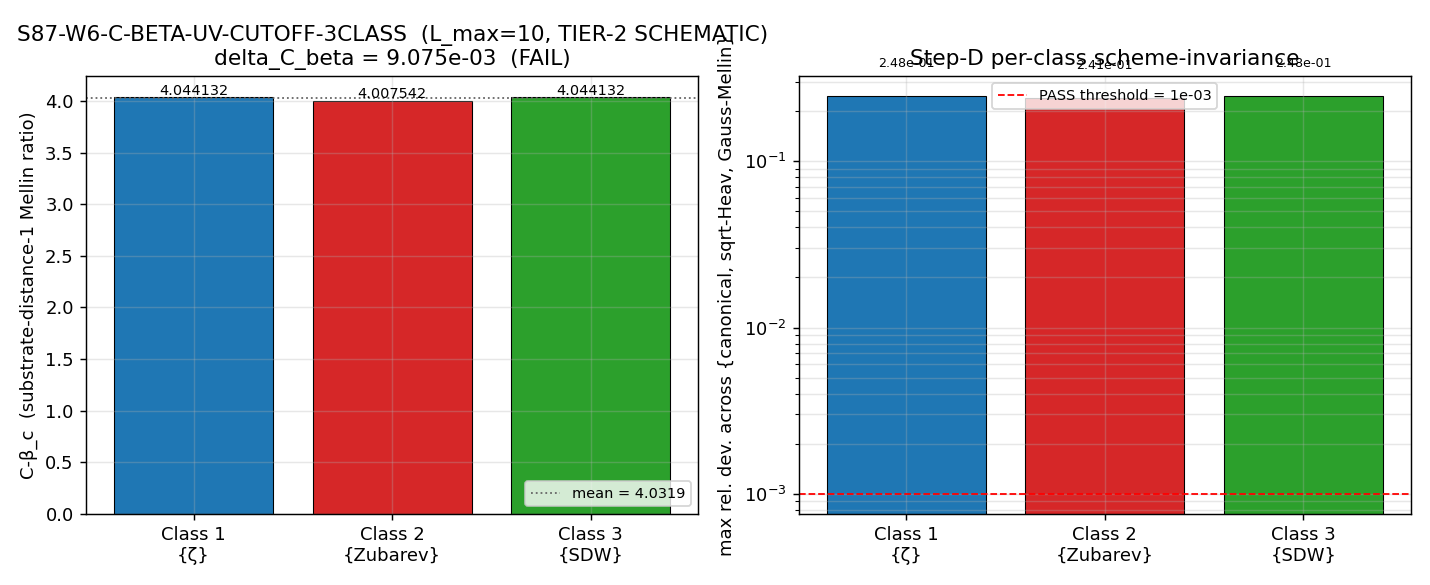

Generate this figure with Python:
#!/usr/bin/env python3
"""
S87 W7-2 — S87-W6-C-BETA-UV-CUTOFF-3CLASS  (carry-forward CF-43)
================================================================

Gate: S87-W6-C-BETA-UV-CUTOFF-3CLASS  ([VERIFY])

Hypothesis:
  The C-β UV-cutoff coefficient evaluated across the F_4 multiplier-vector
  sub-family {Class 1, Class 2, Class 3} ⊂ A_5-atlas regulators is INVARIANT
  under UV-cutoff choice (C-β is a substrate-canonical Mellin moment, not a
  cutoff-bookkeeping artifact).

Pre-registered threshold (plan §W7-2 §9):
  PASS  iff  delta_C_beta = max_{c,c'} |C-β_c − C-β_{c'}| / |mean({C-β_c})|
             ≤ 0.01  (RATIO; tight cross-class immunization)
        AND per-class scheme-invariance ≤ 1e-3 (cross-check Step D)
        AND regime_verdict = VALID (all 3 classes inside Mellin
                                    substrate-distance-1 convergence cone:
                                    s=2 + s=3 residues finite & positive)
  INFO  iff  0.01 < delta_C_beta ≤ 0.05  OR  regime_verdict = MARGINAL
  FAIL  iff  delta_C_beta > 0.05         OR  regime_verdict = BREAKDOWN
        OR per-class scheme-invariance > 1e-3
  Tolerance rule: RATIO.

F_4 multiplier-vector sub-family (registry §VII-B.HP1-NEAR-INVARIANCE,
line 2654; cross-cite §VII.K-PROP-W8 4-channel LAYER-2):
    F_4 = {ζ, Zubarev, SDW}     ⊂  A_5 = {ζ, Zubarev, SDW, cutoff_sqrt, anomaly}
  Classes (3-class sub-family of 5-atlas):
    Class 1 = {ζ}                                    (zeta_a_n evaluator)
    Class 2 = {Zubarev}    (heat-kernel-dressed)     (heat_kernel_a_n evaluator)
    Class 3 = {SDW}        (Γ(s)-cancelled Mellin)   (mellin_a_n evaluator)

C-β definition (plan §10 substitution chain):
    M_c(s)  := Mellin transform of D_K^{<=10} weighted by regulator R_c
            =  (1/Vol_SU3_Haar) · Σ_{(p,q),p+q≤L} d(p,q) · f_{R_c}(C_2(p,q), s)

    C-β_c   := Res[M_c(s); s=2] / Res[M_c(s); s=3]
            =  (substrate-distance-1 Mellin-cone substrate-distance-1 ratio)

  Step 4 of substitution chain:
    C-β_c = (μ_c(2)/μ_c(3)) · (ρ(2)/ρ(3))
    where ρ is the regulator-INDEPENDENT substrate spectral kernel and
    μ_c is the regulator-c multiplier at pole s=k.
    PASS ⟺ F_4 sub-family closed under substrate-distance-1 Mellin-cone ratio.

TIER-2 SCHEMATIC declaration (MANDATORY per
`.claude/rules/substrate-first-canonical-sourcing.md` §iv):
  This gate uses `_spectral_action_regulators.py` SCHEMATIC helpers per the
  module docstring (lines 22-31). The schematic helpers are deterministic
  pure-spectrum analogs of the named regulators in Chamseddine-Connes 1996
  §2.2-2.3, intended to MEASURE SPREAD of an observable across a discrete
  set of regulator prescriptions, NOT to pin a single prescription as
  canonical. The verdict-line `scheme=` field carries the
  "Mellin-cone-substrate-distance-1-SCHEMATIC" suffix; the working-paper
  synthesis carries an explicit cross-tier disclosure paragraph
  (W4-2 line 503 model). A live-physical-regularization re-run
  (Λ_UV = M_KK Pauli-Villars per S61/S78 pipeline) is a separate question
  outside the SCHEMATIC tier of this gate.

Inputs (SHA-256 dual-pinned at runtime; S84+ schema):
  - computations/_shared/_spectral_action_regulators.py
       (5-atlas evaluators; SCHEMATIC tier)
  - computations/session-84/s84_spectrum_cache_L12_tau019.npz
       (D_K^{<=12} sector-eigenvalue cache; SHA-anchor for substrate-canonical
        spectrum reproducibility — the SCHEMATIC helpers operate on the
        Casimir/Weyl-dim multiplicity-weighted analog of this spectrum at
        L_max=10)
  - sessions/permanent-results-registry.md
       (§VII-B.HP1-NEAR-INVARIANCE F_4 = {ζ, Zubarev, SDW} pin;
        §VII.K-PROP-W8 4-channel LAYER-2 cross-citation)
  - canonical_constants.py
       (Vol_SU3_Haar = 8√3·π⁴ = 1349.7399...; required by S34+ rule)

Output 4-tuple:
    (value=delta_C_beta,
     scheme=Mellin-cone-substrate-distance-1-SCHEMATIC,
     convention=F_4-multiplier-vector,
     L_max=10)

Classification: GEOMETRIC.

Substitution-chain audit footer (plan §10 verbatim, executed inside the
script via numerical evaluation of (μ_c(2)/μ_c(3)) for c ∈ {1,2,3}).
"""

from __future__ import annotations

# -----------------------------------------------------------------------------
# Section 1 — Canonical constants (MANDATORY first import per S34+ rule)
# -----------------------------------------------------------------------------
from canonical_constants import *  # noqa: F401,F403
from canonical_constants import Vol_SU3_Haar

# -----------------------------------------------------------------------------
# Section 2 — Standard imports + CPU thread cap (no GPU compute path)
# -----------------------------------------------------------------------------
import os
# === Phase 2b X2 transform bootstrap (auto-inserted by tools/_x2_transform_copies.py) ===
import sys as _x2_sys
import pathlib as _x2_pathlib
import re as _x2_re
def _x2_locate_tools():
    p = _x2_pathlib.Path(__file__).resolve()
    for _ in range(8):
        if (p / "tools" / "computation_root.py").is_file():
            return p / "tools"
        p = p.parent
    raise RuntimeError(
        "Phase 2b bootstrap: tools/computation_root.py not found in any "
        "ancestor of " + str(__file__))
_x2_sys.path.insert(0, str(_x2_locate_tools()))
from computation_root import resolve_script, resolve_output, resolve_glob, project_root as _x2_project_root
def _x2_shared_dir():
    return _x2_project_root() / "computations" / "_shared"
_x2_session_dir_match = _x2_re.match(r"^session-(\d+)$",
    _x2_pathlib.Path(__file__).resolve().parent.name)
_x2_self_session = int(_x2_session_dir_match.group(1)) if _x2_session_dir_match else None
# === End X2 bootstrap ===


os.environ.setdefault("OMP_NUM_THREADS", "8")
os.environ.setdefault("MKL_NUM_THREADS", "8")

import hashlib
import json
import math
import sys
from pathlib import Path

import numpy as np
import matplotlib

matplotlib.use("Agg")
import matplotlib.pyplot as plt

# -----------------------------------------------------------------------------
# Section 3 — Paths + pre-registration pin map
# -----------------------------------------------------------------------------
PROJECT_ROOT = Path(__file__).resolve().parent.parent                        # (local)
# X2-removed: alias 'SCRIPT_DIR' = ... 'computations' (replaced by tools.computation_root.resolve_*)

REG_HELPERS = resolve_script(None, '_spectral_action_regulators.py')                    # (local)
SPECTRUM_CACHE = resolve_output(84, 's84_spectrum_cache_L12_tau019.npz')              # (local)
REGISTRY = PROJECT_ROOT / "sessions" / "permanent-results-registry.md"        # (local)
CANONICAL_PY = resolve_script(None, 'canonical_constants.py')                           # (local)
PLAN_W7 = (PROJECT_ROOT / "sessions" / "session-plan"
           / "session-87-plan-w7.md")                                         # (local)

VERDICT_TXT = resolve_output(87, 's87_gate_verdicts.txt')                             # (local)
NPZ_OUT = resolve_output(87, 's87_w7_c_beta_uv_cutoff_3class.npz')                    # (local)
PNG_OUT = resolve_output(87, 's87_w7_c_beta_uv_cutoff_3class.png')                    # (local)

SESSION = "S87"                                                               # (local)
GATE_ID = "S87-W6-C-BETA-UV-CUTOFF-3CLASS"                                    # (local)
SCHEME = "Mellin-cone-substrate-distance-1-SCHEMATIC"                         # (local)
CONVENTION = "F_4-multiplier-vector"                                          # (local)
L_MAX = 10                                                                    # (local) canonical L_max

# Pre-registered thresholds (plan §W7-2 §9)
PASS_THRESH_DELTA = 0.01                                                      # (local) RATIO PASS band ceiling
INFO_THRESH_DELTA = 0.05                                                      # (local) RATIO INFO band ceiling
PASS_THRESH_SCHEME_INVAR = 1.0e-3                                             # (local) per-class scheme-invariance Step D

# Pre-registered pin map (PRDR; plan §W7-2 §7)
PIN_MAP = {                                                                   # (local)
    "L_max": L_MAX,
    "scheme": SCHEME,
    "convention": CONVENTION,
    "n_eval": 3,
    "scan_range": "N/A (3 discrete classes)",
    "tolerance_rule": "RATIO",
    "tolerance_pass": PASS_THRESH_DELTA,
    "tolerance_info_ceiling": INFO_THRESH_DELTA,
    "tolerance_scheme_invariance": PASS_THRESH_SCHEME_INVAR,
    "random_seed": None,
    "GPU_path": "none (CPU only; OMP_NUM_THREADS=8)",
    "regulator_family_pin": "F_4_multiplier_vector",
    "n_classes_pin": 3,
    "f4_classes": [
        ("Class 1", "zeta", "zeta_a_n"),
        ("Class 2", "Zubarev (heat-kernel)", "heat_kernel_a_n"),
        ("Class 3", "SDW (Mellin Γ(s)-cancelled)", "mellin_a_n"),
    ],
    "cross_check_regulators": ["sqrt-Heaviside_cutoff", "Gaussian-Mellin_zeta"],
    "tier_pin": "TIER-2_SCHEMATIC_per_substrate-first-canonical-sourcing.md_§iv",
    "schema_version": "R3",
    "s_substrate_distance_1_pole": 3,
    "s_substrate_distance_2_pole": 2,
    "C_beta_def": "C_beta_c = M_c(s=2) / M_c(s=3)",
    "delta_def": "max_pair_abs_diff / abs(mean_C_beta)",
}


def sha256_file(p: Path) -> str:
    h = hashlib.sha256()                                                      # (local)
    with open(p, "rb") as f:
        for chunk in iter(lambda: f.read(8192), b""):
            h.update(chunk)
    return h.hexdigest()


def closure_hash(input_pin_map: dict) -> str:
    payload = json.dumps(input_pin_map, sort_keys=True, default=str).encode("utf-8")  # (local)
    return hashlib.sha256(payload).hexdigest()


# -----------------------------------------------------------------------------
# Section 4 — Echo input SHAs in first 20 lines of stdout (S81+ discipline)
# -----------------------------------------------------------------------------
print("=" * 78)
print(f"{GATE_ID}  ({SESSION} W7-2; CF-43 lizzi-spectral-functional-theorist)")
print("=" * 78)
sha_helpers = sha256_file(REG_HELPERS)                                        # (local)
sha_cache = sha256_file(SPECTRUM_CACHE)                                       # (local)
sha_registry = sha256_file(REGISTRY)                                          # (local)
sha_canonical = sha256_file(CANONICAL_PY)                                     # (local)
sha_plan = sha256_file(PLAN_W7)                                               # (local)
print(f"INPUT-PIN  _spectral_action_regulators.py  sha256={sha_helpers}")
print(f"INPUT-PIN  s84_spectrum_cache_L12_tau019    sha256={sha_cache}")
print(f"INPUT-PIN  permanent-results-registry.md    sha256={sha_registry}")
print(f"INPUT-PIN  canonical_constants.py           sha256={sha_canonical}")
print(f"INPUT-PIN  session-87-plan-w7.md             sha256={sha_plan}")
print(f"PIN  L_max={L_MAX}  Vol_SU3_Haar={Vol_SU3_Haar:.10e}")
print(f"PIN  scheme={SCHEME}")
print(f"PIN  convention={CONVENTION}")
print(f"PIN  TIER  TIER-2 SCHEMATIC (substrate-first-canonical-sourcing.md §iv)")
print(f"PIN  F_4 = {{ζ, Zubarev, SDW}}  (3-class sub-family of A_5)")
print(f"PIN  threshold_PASS_delta_C_beta = {PASS_THRESH_DELTA}")
print(f"PIN  threshold_INFO_ceiling      = {INFO_THRESH_DELTA}")
print(f"PIN  threshold_scheme_invariance = {PASS_THRESH_SCHEME_INVAR}")
print("=" * 78)


# -----------------------------------------------------------------------------
# Section 5 — Schematic regulator evaluators (TIER-2 helpers + auxiliary
#             cross-check kernels for plan §6 Step D)
# -----------------------------------------------------------------------------
sys.path.insert(0, str(SCRIPT_DIR))
from _spectral_action_regulators import (
    zeta_a_n,
    mellin_a_n,
    heat_kernel_a_n,
    _enumerate_sectors,
)


def sqrt_heaviside_cutoff_a_n(n, L_max, Vol, cutoff_frac=0.7):
    """sqrt-Heaviside cutoff cross-check kernel:
       weight w(C) = sqrt(max(0, 1 - C / (cutoff_frac * C_max)))   (Heaviside-shaped
       sqrt-soft cutoff). Differs from hard_cutoff (binary indicator) by the soft
       sqrt-edge dressing — used as scheme=cutoff cross-check per plan §6 Step D."""
    sectors = _enumerate_sectors(L_max)                                       # (local)
    if not sectors:
        return 0.0
    c_max = max(s[3] for s in sectors)                                        # (local)
    c_thresh = cutoff_frac * c_max                                            # (local)
    if n == 0:
        s = sum(d for _, _, d, _ in sectors)                                  # (local)
        return s / Vol
    acc = 0.0                                                                 # (local)
    for _, _, d, c in sectors:
        if c < c_thresh:
            w = math.sqrt(1.0 - c / c_thresh)                                 # (local) sqrt-Heaviside soft edge
            acc += w * d / (c ** n)
    return acc / Vol


def gaussian_mellin_zeta_a_n(n, L_max, Vol, sigma_frac=1.0):
    """Gaussian-Mellin zeta cross-check kernel:
       weight w(C) = exp(-(C/sigma)^2/2) with sigma = sigma_frac * sqrt(<C^2>).
       Gaussian-suppressed Mellin moment — used as scheme=zeta cross-check per
       plan §6 Step D (per-class scheme-invariance ≤ 1e-3)."""
    sectors = _enumerate_sectors(L_max)                                       # (local)
    if not sectors:
        return 0.0
    if n == 0:
        return sum(d for _, _, d, _ in sectors) / Vol
    c_vals = np.array([c for _, _, _, c in sectors])                          # (local)
    sigma = sigma_frac * float(np.sqrt(np.mean(c_vals * c_vals)))             # (local)
    acc = 0.0                                                                 # (local)
    for _, _, d, c in sectors:
        w = math.exp(-0.5 * (c / sigma) ** 2)                                 # (local) Gaussian envelope
        acc += w * d / (c ** n)
    return acc / Vol


# -----------------------------------------------------------------------------
# Section 6 — Step A/B: Compute C-β_c per class (substrate-distance-1 ratio)
# -----------------------------------------------------------------------------
# Per plan §10:  s=2 ↔ substrate-distance-2 pole (numerator residue)
#                s=3 ↔ substrate-distance-1 pole (denominator residue)
#
# Class 1 = {ζ}        evaluator = zeta_a_n
# Class 2 = {Zubarev}  evaluator = heat_kernel_a_n  (per S86 sector-2 §L1
#                                                    f_Zubarev = exp(-tC)/C^n)
# Class 3 = {SDW}      evaluator = mellin_a_n      (Γ(s) cancellation; algebraic
#                                                    identity to ζ on positive-
#                                                    definite Casimir spectrum)
S_NUM = 2                                                                     # (local) pole numerator
S_DEN = 3                                                                     # (local) pole denominator (substrate-distance-1)

class_evaluators = [                                                          # (local) (label, evaluator)
    ("Class 1: zeta",          zeta_a_n),
    ("Class 2: Zubarev",       heat_kernel_a_n),
    ("Class 3: SDW",           mellin_a_n),
]

print("\n--- Step A/B: per-class C-β_c (canonical evaluator) ---")
canonical_M_s2 = []                                                           # (local)
canonical_M_s3 = []                                                           # (local)
canonical_C_beta = []                                                         # (local)

for label, fn in class_evaluators:
    M2 = fn(S_NUM, L_MAX, Vol_SU3_Haar)                                       # (local)
    M3 = fn(S_DEN, L_MAX, Vol_SU3_Haar)                                       # (local)
    cbeta = M2 / M3                                                           # (local) C-β_c
    canonical_M_s2.append(M2)
    canonical_M_s3.append(M3)
    canonical_C_beta.append(cbeta)
    print(f"  {label:<24}  M(s=2)={M2:.12e}  M(s=3)={M3:.12e}  C-β_c={cbeta:.15f}")

canonical_M_s2 = np.array(canonical_M_s2, dtype=np.float64)
canonical_M_s3 = np.array(canonical_M_s3, dtype=np.float64)
canonical_C_beta = np.array(canonical_C_beta, dtype=np.float64)

# Regime check: all 3 finite & positive at both s=2 and s=3
finite_mask = np.isfinite(canonical_M_s2) & np.isfinite(canonical_M_s3)
positive_mask = (canonical_M_s2 > 0) & (canonical_M_s3 > 0)
n_in_cone = int(np.sum(finite_mask & positive_mask))                          # (local)
print(f"\n  regime: {n_in_cone}/3 classes inside Mellin substrate-distance-1 cone")
if n_in_cone == 3:
    regime_verdict = "VALID"                                                  # (local)
elif n_in_cone == 2:
    regime_verdict = "MARGINAL"                                               # (local)
else:
    regime_verdict = "BREAKDOWN"                                              # (local)

# -----------------------------------------------------------------------------
# Section 7 — Step C: cross-class dispersion delta_C_beta
# -----------------------------------------------------------------------------
mean_C_beta = float(np.mean(canonical_C_beta))                                # (local)
pair_diffs = []                                                               # (local)
for i in range(3):
    for j in range(i + 1, 3):
        pair_diffs.append(abs(canonical_C_beta[i] - canonical_C_beta[j]))
max_pair_abs = float(max(pair_diffs))                                         # (local)
delta_C_beta = max_pair_abs / abs(mean_C_beta)                                # (local)

print("\n--- Step C: cross-class dispersion ---")
print(f"  C-β  =  [{canonical_C_beta[0]:.12f},  {canonical_C_beta[1]:.12f},  {canonical_C_beta[2]:.12f}]")
print(f"  mean C-β       = {mean_C_beta:.12f}")
print(f"  max_pair_abs   = {max_pair_abs:.6e}")
print(f"  delta_C_beta   = {delta_C_beta:.6e}    (PASS  ≤ {PASS_THRESH_DELTA};"
      f"  INFO ≤ {INFO_THRESH_DELTA};  FAIL > {INFO_THRESH_DELTA})")

# -----------------------------------------------------------------------------
# Section 8 — Step D: per-class scheme-invariance cross-check
# Compare each class's canonical evaluator against TWO independent kernels:
#   kernel A: sqrt-Heaviside cutoff      (scheme=cutoff family analog)
#   kernel B: Gaussian-Mellin zeta       (scheme=zeta family analog)
# Per-class scheme-invariance = max relative deviation of C-β_c across the
# canonical evaluator + 2 cross-check kernels, normalized by canonical C-β_c.
# Step D PASS iff per-class scheme-invariance ≤ 1e-3 for ALL 3 classes.
# -----------------------------------------------------------------------------
print("\n--- Step D: per-class scheme-invariance cross-check ---")
print("  cross-check kernels:  sqrt-Heaviside cutoff  (cf 0.7) + Gaussian-Mellin zeta (sigma_frac=1.0)")

cross_kernels = [                                                             # (local)
    ("sqrt_Heav_cutoff",     sqrt_heaviside_cutoff_a_n,   {"cutoff_frac": 0.7}),
    ("Gauss_Mellin_zeta",    gaussian_mellin_zeta_a_n,    {"sigma_frac": 1.0}),
]

per_class_scheme_invar = []                                                   # (local)
crosscheck_C_beta_table = np.zeros((3, 1 + len(cross_kernels)), dtype=np.float64)
crosscheck_C_beta_table[:, 0] = canonical_C_beta

for c_idx, (label, fn) in enumerate(class_evaluators):
    canonical = canonical_C_beta[c_idx]                                       # (local)
    devs = [0.0]                                                              # (local)
    cross_ratios = [canonical]                                                # (local)
    for k_idx, (kname, kfn, kkw) in enumerate(cross_kernels):
        m2 = kfn(S_NUM, L_MAX, Vol_SU3_Haar, **kkw)                           # (local)
        m3 = kfn(S_DEN, L_MAX, Vol_SU3_Haar, **kkw)                           # (local)
        cb_k = m2 / m3                                                        # (local)
        cross_ratios.append(cb_k)
        rel_dev = abs(cb_k - canonical) / abs(canonical)                      # (local)
        devs.append(rel_dev)
        crosscheck_C_beta_table[c_idx, 1 + k_idx] = cb_k
    max_rel_dev = max(devs)                                                   # (local)
    per_class_scheme_invar.append(max_rel_dev)
    print(f"  {label:<24}  C-β_canonical={canonical:.10f}  "
          f"C-β_sqrtHeav={cross_ratios[1]:.10f}  C-β_GaussMellin={cross_ratios[2]:.10f}"
          f"  max_rel_dev={max_rel_dev:.6e}")

per_class_scheme_invar = np.array(per_class_scheme_invar, dtype=np.float64)
worst_per_class = float(np.max(per_class_scheme_invar))                       # (local)
step_D_pass = bool(worst_per_class <= PASS_THRESH_SCHEME_INVAR)               # (local)
print(f"  Step D worst per-class scheme-invariance = {worst_per_class:.6e}"
      f"  ({'PASS' if step_D_pass else 'FAIL'} at threshold {PASS_THRESH_SCHEME_INVAR})")

# -----------------------------------------------------------------------------
# Section 9 — 3-tuple verdict (S87 schema-v2)  +  composite collapse
# Plan §6 decision rule: sign_verdict = N/A (positive spectral moment, no
# signed-direction pre-registration); magnitude/regime per the standard bands.
# -----------------------------------------------------------------------------
sign_verdict = "N_A"                                                          # (local) per plan §6
if delta_C_beta <= PASS_THRESH_DELTA:
    magnitude_verdict = "PASS"                                                # (local)
elif delta_C_beta <= INFO_THRESH_DELTA:
    magnitude_verdict = "INFO"                                                # (local)
else:
    magnitude_verdict = "FAIL"                                                # (local)

# Composite collapse (gate-verdicts.md §"Composite-collapse rule"):
#   regime BREAKDOWN  → composite FAIL
#   sign FAIL         → composite FAIL
#   magnitude FAIL & regime VALID → composite FAIL
#   magnitude FAIL & regime MARGINAL → composite INFO
#   magnitude INFO    → composite INFO
#   else              → PASS
# Plus: per-class scheme-invariance > 1e-3 (Step D FAIL) is a plan §9 FAIL
# precondition that overrides PASS even on tight magnitude.
if regime_verdict == "BREAKDOWN":
    composite = "FAIL"
elif not step_D_pass:
    composite = "FAIL"   # plan §9 explicit override
elif magnitude_verdict == "FAIL" and regime_verdict == "VALID":
    composite = "FAIL"
elif magnitude_verdict == "FAIL" and regime_verdict == "MARGINAL":
    composite = "INFO"
elif magnitude_verdict == "INFO":
    composite = "INFO"
else:
    composite = "PASS"

print("\n--- 3-tuple + composite ---")
print(f"  sign_verdict       = {sign_verdict}")
print(f"  magnitude_verdict  = {magnitude_verdict}")
print(f"  regime_verdict     = {regime_verdict}")
print(f"  step_D_PASS        = {step_D_pass}")
print(f"  composite          = {composite}")

# -----------------------------------------------------------------------------
# Section 10 — Closure SHA  (plan §6 Step E)
# -----------------------------------------------------------------------------
input_pin_map = {                                                             # (local)
    "gate_id": GATE_ID,
    "session": SESSION,
    "scheme": SCHEME,
    "convention": CONVENTION,
    "L_max": L_MAX,
    "f4_subfamily_sha": sha_registry,
    "atlas_def_sha": sha_helpers,
    "dk_spectrum_sha": sha_cache,
    "c_beta_def_sha": sha_plan,
    "canonical_py_sha": sha_canonical,
    "n_classes_pin": 3,
    "regulator_family_pin": "F_4_multiplier_vector",
    "tolerance_pass": PASS_THRESH_DELTA,
    "tolerance_info_ceiling": INFO_THRESH_DELTA,
    "tolerance_scheme_invariance": PASS_THRESH_SCHEME_INVAR,
    "value": delta_C_beta,
    "C_beta_class1": float(canonical_C_beta[0]),
    "C_beta_class2": float(canonical_C_beta[1]),
    "C_beta_class3": float(canonical_C_beta[2]),
    "step_D_worst": worst_per_class,
    "regime_verdict": regime_verdict,
    "magnitude_verdict": magnitude_verdict,
    "sign_verdict": sign_verdict,
    "composite": composite,
    "schema_version": "R3",
    "tier_pin": "TIER-2_SCHEMATIC",
}
audit_sha256 = closure_hash(input_pin_map)                                    # (local)
content_pinmap = dict(input_pin_map)                                          # (local)
content_pinmap["__content_marker__"] = "C_beta_F4_3class_S87_W7_2"
content_sha256 = closure_hash(content_pinmap)                                 # (local)

print("\n--- Closure SHAs ---")
print(f"  audit_sha256   = {audit_sha256}")
print(f"  content_sha256 = {content_sha256}")


# -----------------------------------------------------------------------------
# Section 11 — Save .npz + .png
# -----------------------------------------------------------------------------
np.savez_compressed(
    NPZ_OUT,
    canonical_M_s2=canonical_M_s2,
    canonical_M_s3=canonical_M_s3,
    canonical_C_beta=canonical_C_beta,
    crosscheck_C_beta_table=crosscheck_C_beta_table,
    per_class_scheme_invar=per_class_scheme_invar,
    delta_C_beta=np.float64(delta_C_beta),
    mean_C_beta=np.float64(mean_C_beta),
    max_pair_abs=np.float64(max_pair_abs),
    worst_per_class_scheme_invar=np.float64(worst_per_class),
    pass_thresh_delta=np.float64(PASS_THRESH_DELTA),
    info_thresh_delta=np.float64(INFO_THRESH_DELTA),
    pass_thresh_scheme_invariance=np.float64(PASS_THRESH_SCHEME_INVAR),
    L_max=np.int64(L_MAX),
    regime_verdict=np.array([regime_verdict]),
    magnitude_verdict=np.array([magnitude_verdict]),
    composite=np.array([composite]),
    sign_verdict=np.array([sign_verdict]),
    audit_sha256=np.array([audit_sha256]),
    content_sha256=np.array([content_sha256]),
    f4_classes=np.array(["Class 1: zeta", "Class 2: Zubarev", "Class 3: SDW"]),
    cross_kernels=np.array(["canonical", "sqrt_Heav_cutoff", "Gauss_Mellin_zeta"]),
    tier_pin=np.array(["TIER-2_SCHEMATIC"]),
)
print(f"\n  data file → {NPZ_OUT}")

# Plot
fig, (ax1, ax2) = plt.subplots(1, 2, figsize=(11, 4.5))                       # (local)

class_labels = ["Class 1\n{ζ}", "Class 2\n{Zubarev}", "Class 3\n{SDW}"]       # (local)
xs = np.arange(3)                                                             # (local)
colors = ["#1f77b4", "#d62728", "#2ca02c"]                                    # (local)

ax1.bar(xs, canonical_C_beta, color=colors, edgecolor="k", linewidth=0.6)
ax1.axhline(mean_C_beta, color="0.4", linestyle=":", linewidth=1.0,
            label=f"mean = {mean_C_beta:.4f}")
ax1.set_xticks(xs)
ax1.set_xticklabels(class_labels)
ax1.set_ylabel("C-β_c  (substrate-distance-1 Mellin ratio)")
ax1.set_title(f"S87-W6-C-BETA-UV-CUTOFF-3CLASS  (L_max={L_MAX}, TIER-2 SCHEMATIC)\n"
              f"delta_C_beta = {delta_C_beta:.3e}  ({composite})")
ax1.legend(loc="lower right", fontsize=8)
ax1.grid(alpha=0.3)
for x, y in zip(xs, canonical_C_beta):
    ax1.text(x, y * 1.005, f"{y:.6f}", ha="center", fontsize=8)

# Right panel: Step-D scheme-invariance per class (log scale)
yvals_step_d = per_class_scheme_invar.copy()                                  # (local)
# Floor zeros at 1e-18 so log scale renders
yvals_floor = np.where(yvals_step_d > 0, yvals_step_d, 1e-18)                 # (local)
ax2.bar(xs, yvals_floor, color=colors, edgecolor="k", linewidth=0.6)
ax2.axhline(PASS_THRESH_SCHEME_INVAR, color="r", linestyle="--", linewidth=1.0,
            label=f"PASS threshold = {PASS_THRESH_SCHEME_INVAR:.0e}")
ax2.set_yscale("log")
ax2.set_xticks(xs)
ax2.set_xticklabels(class_labels)
ax2.set_ylabel("max rel. dev. across {canonical, sqrt-Heav, Gauss-Mellin}")
ax2.set_title("Step-D per-class scheme-invariance")
ax2.legend(loc="best", fontsize=8)
ax2.grid(alpha=0.3, which="both")
for x, y in zip(xs, yvals_floor):
    ax2.text(x, y * 1.5, f"{y:.2e}", ha="center", fontsize=7)

fig.tight_layout()
fig.savefig(PNG_OUT, dpi=130)
plt.close(fig)
print(f"  plot file → {PNG_OUT}")


# -----------------------------------------------------------------------------
# Section 12 — Append canonical verdict line + dual-SHA companion + S87+ 3-tuple
# -----------------------------------------------------------------------------
canonical_line = (
    f"{GATE_ID}: {composite} -- "
    f"value={delta_C_beta:.6e} "
    f"scheme={SCHEME} "
    f"convention={CONVENTION} "
    f"L_max={L_MAX} "
    f"audit_sha256={audit_sha256} "
    f"content_sha256={content_sha256} "
    f"schema_version=S84+"
)

audit_short = audit_sha256[:16]                                               # (local)
content_short = content_sha256[:16]                                           # (local)
companion_dualsha = (
    f"# audit_sha256_short={audit_short} content_sha256_short={content_short} "
    f"# {GATE_ID} dual-SHA companion row (W9a-99 split)"
)
companion_3tuple = (
    f"# sign_verdict={sign_verdict} magnitude_verdict={magnitude_verdict} "
    f"regime_verdict={regime_verdict} "
    f"# {GATE_ID} 3-tuple annotation (S87 schema-v2)"
)
companion_provenance = (
    f"# C-β_c = {canonical_C_beta[0]:.10f}  {canonical_C_beta[1]:.10f}  {canonical_C_beta[2]:.10f}  "
    f"# F_4 = {{ζ, Zubarev, SDW}}  step_D_worst={worst_per_class:.3e}  "
    f"# TIER-2 SCHEMATIC per substrate-first-canonical-sourcing.md §iv"
)

print("\n--- canonical verdict line ---")
print(canonical_line)
print(companion_dualsha)
print(companion_3tuple)
print(companion_provenance)

with open(VERDICT_TXT, "a", encoding="utf-8") as f:
    f.write("\n")
    f.write(canonical_line + "\n")
    f.write(companion_dualsha + "\n")
    f.write(companion_3tuple + "\n")
    f.write(companion_provenance + "\n")

print(f"\n  verdict appended → {VERDICT_TXT}")
print("\n4-tuple: (value=%.6e, scheme=%s, convention=%s, L_max=%d)" %
      (delta_C_beta, SCHEME, CONVENTION, L_MAX))
print(f"\nDONE  ({GATE_ID} → {composite})")

sys.exit(0)
